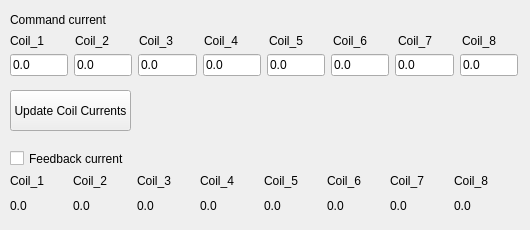
    <widget class="QWidget" name="tab">
     <attribute name="title">
      <string>Current Control</string>
     </attribute>
     <widget class="QWidget" name="horizontalLayoutWidget_7">
      <property name="geometry">
       <rect>
        <x>10</x>
        <y>50</y>
        <width>508</width>
        <height>31</height>
       </rect>
      </property>
      <layout class="QHBoxLayout" name="horizontalLayout_8">
       <item>
        <widget class="QLineEdit" name="lineEdit_CurrentCmd_1">
         <property name="text">
          <string>0.0</string>
         </property>
        </widget>
       </item>
       <item>
        <widget class="QLineEdit" name="lineEdit_CurrentCmd_2">
         <property name="text">
          <string>0.0</string>
         </property>
        </widget>
       </item>
       <item>
        <widget class="QLineEdit" name="lineEdit_CurrentCmd_3">
         <property name="text">
          <string>0.0</string>
         </property>
        </widget>
       </item>
       <item>
        <widget class="QLineEdit" name="lineEdit_CurrentCmd_4">
         <property name="text">
          <string>0.0</string>
         </property>
        </widget>
       </item>
       <item>
        <widget class="QLineEdit" name="lineEdit_CurrentCmd_5">
         <property name="text">
          <string>0.0</string>
         </property>
        </widget>
       </item>
       <item>
        <widget class="QLineEdit" name="lineEdit_CurrentCmd_6">
         <property name="text">
          <string>0.0</string>
         </property>
        </widget>
       </item>
       <item>
        <widget class="QLineEdit" name="lineEdit_CurrentCmd_7">
         <property name="text">
          <string>0.0</string>
         </property>
        </widget>
       </item>
       <item>
        <widget class="QLineEdit" name="lineEdit_CurrentCmd_8">
         <property name="text">
          <string>0.0</string>
         </property>
        </widget>
       </item>
      </layout>
     </widget>
     <widget class="QWidget" name="horizontalLayoutWidget_8">
      <property name="geometry">
       <rect>
        <x>10</x>
        <y>30</y>
        <width>511</width>
        <height>21</height>
       </rect>
      </property>
      <layout class="QHBoxLayout" name="horizontalLayout_9">
       <item>
        <widget class="QLabel" name="label_robot_px_4">
         <property name="text">
          <string>Coil_1</string>
         </property>
        </widget>
       </item>
       <item>
        <widget class="QLabel" name="label_robot_px_6">
         <property name="text">
          <string>Coil_2</string>
         </property>
        </widget>
       </item>
       <item>
        <widget class="QLabel" name="label_robot_px_7">
         <property name="text">
          <string>Coil_3</string>
         </property>
        </widget>
       </item>
       <item>
        <widget class="QLabel" name="label_robot_px_8">
         <property name="text">
          <string>Coil_4</string>
         </property>
        </widget>
       </item>
       <item>
        <widget class="QLabel" name="label_robot_px_10">
         <property name="text">
          <string>Coil_5</string>
         </property>
        </widget>
       </item>
       <item>
        <widget class="QLabel" name="label_robot_px_9">
         <property name="text">
          <string>Coil_6</string>
         </property>
        </widget>
       </item>
       <item>
        <widget class="QLabel" name="label_robot_px_11">
         <property name="text">
          <string>Coil_7</string>
         </property>
        </widget>
       </item>
       <item>
        <widget class="QLabel" name="label_robot_px_12">
         <property name="text">
          <string>Coil_8</string>
         </property>
        </widget>
       </item>
      </layout>
     </widget>
     <widget class="QPushButton" name="pushButton_updateCurrent">
      <property name="geometry">
       <rect>
        <x>10</x>
        <y>90</y>
        <width>121</width>
        <height>41</height>
       </rect>
      </property>
      <property name="text">
       <string>Update Coil Currents</string>
      </property>
     </widget>
     <widget class="QWidget" name="horizontalLayoutWidget_9">
      <property name="geometry">
       <rect>
        <x>10</x>
        <y>190</y>
        <width>501</width>
        <height>31</height>
       </rect>
      </property>
      <layout class="QHBoxLayout" name="horizontalLayout_7">
       <item>
        <widget class="QLabel" name="label_current1_1">
         <property name="text">
          <string>0.0</string>
         </property>
        </widget>
       </item>
       <item>
        <widget class="QLabel" name="label_current1_2">
         <property name="text">
          <string>0.0</string>
         </property>
        </widget>
       </item>
       <item>
        <widget class="QLabel" name="label_current1_3">
         <property name="text">
          <string>0.0</string>
         </property>
        </widget>
       </item>
       <item>
        <widget class="QLabel" name="label_current1_4">
         <property name="text">
          <string>0.0</string>
         </property>
        </widget>
       </item>
       <item>
        <widget class="QLabel" name="label_current1_5">
         <property name="text">
          <string>0.0</string>
         </property>
        </widget>
       </item>
       <item>
        <widget class="QLabel" name="label_current1_6">
         <property name="text">
          <string>0.0</string>
         </property>
        </widget>
       </item>
       <item>
        <widget class="QLabel" name="label_current1_7">
         <property name="text">
          <string>0.0</string>
         </property>
        </widget>
       </item>
       <item>
        <widget class="QLabel" name="label_current1_8">
         <property name="text">
          <string>0.0</string>
         </property>
        </widget>
       </item>
      </layout>
     </widget>
     <widget class="QWidget" name="horizontalLayoutWidget_10">
      <property name="geometry">
       <rect>
        <x>10</x>
        <y>170</y>
        <width>501</width>
        <height>21</height>
       </rect>
      </property>
      <layout class="QHBoxLayout" name="horizontalLayout_10">
       <item>
        <widget class="QLabel" name="label_robot_px_13">
         <property name="text">
          <string>Coil_1</string>
         </property>
        </widget>
       </item>
       <item>
        <widget class="QLabel" name="label_robot_px_14">
         <property name="text">
          <string>Coil_2</string>
         </property>
        </widget>
       </item>
       <item>
        <widget class="QLabel" name="label_robot_px_15">
         <property name="text">
          <string>Coil_3</string>
         </property>
        </widget>
       </item>
       <item>
        <widget class="QLabel" name="label_robot_px_16">
         <property name="text">
          <string>Coil_4</string>
         </property>
        </widget>
       </item>
       <item>
        <widget class="QLabel" name="label_robot_px_17">
         <property name="text">
          <string>Coil_5</string>
         </property>
        </widget>
       </item>
       <item>
        <widget class="QLabel" name="label_robot_px_18">
         <property name="text">
          <string>Coil_6</string>
         </property>
        </widget>
       </item>
       <item>
        <widget class="QLabel" name="label_robot_px_19">
         <property name="text">
          <string>Coil_7</string>
         </property>
        </widget>
       </item>
       <item>
        <widget class="QLabel" name="label_robot_px_20">
         <property name="text">
          <string>Coil_8</string>
         </property>
        </widget>
       </item>
      </layout>
     </widget>
     <widget class="QLabel" name="label_robot_px_22">
      <property name="geometry">
       <rect>
        <x>10</x>
        <y>10</y>
        <width>101</width>
        <height>19</height>
       </rect>
      </property>
      <property name="text">
       <string>Command current</string>
      </property>
     </widget>
     <widget class="QCheckBox" name="checkBox_currentfeedback">
      <property name="geometry">
       <rect>
        <x>10</x>
        <y>150</y>
        <width>151</width>
        <height>17</height>
       </rect>
      </property>
      <property name="text">
       <string>Feedback current</string>
      </property>
     </widget>
    </widget>
